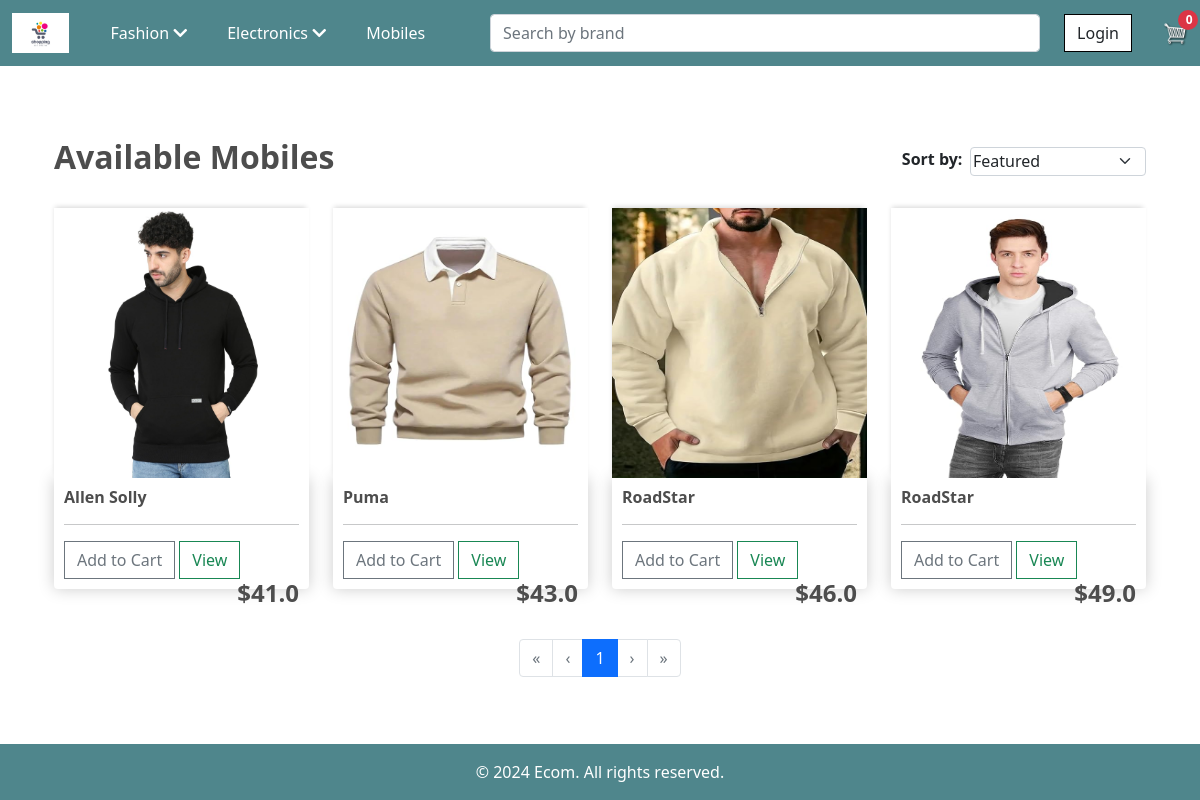
Screenshot of /hoodies/ with the database file from the repository.
### store/models.py (models this page shows, shortened)
class Product(models.Model):
    CATEGORY_CHOICES = (
        ('mobile', 'Mobiles'),
        ('m_shirts', 'MensShirts'),
        ('m_tshirt', 'MensTShirts'),
        ('m_jeans', 'MensJeans'),
        ('m_hoodies', 'MensHoodies'),
        ('m_shoes', 'MensShoes'),
        ('w_shirts', 'WomenShirts'),
        ('w_tshirt', 'WomenTShirts'),
        ('w_jeans', 'WomenJeans'),
        ('w_hoodies', 'WomenHoodies'),
        ('w_shoes', 'WomenShoes'),
        ('laptops', 'Laptop'),
        ('smartwatch', 'SmartWatch'),
        ('headphones', 'HeadPhones'),
        ('refrigerator', 'Refrigerator'),
        ('camera', 'Camera'),
    )
    name = models.CharField(max_length=200)
    price = models.FloatField()
    category = models.CharField(choices=CATEGORY_CHOICES, max_length=200, default='mobile')
    brand = models.CharField(max_length=100, null=True, blank=True)
    digital = models.BooleanField(default=False, null=True, blank=True)
    image = models.ImageField(null=True, blank=True)

### store/views.py (the view)
# urls.py: path('hoodies/', views.mhoodies, name='m_hoodies'),
def mhoodies(request):
    return render_products(request, 'm_hoodies', 'store/hoodies.html')

### store/utils.py (called while the page is built, shortened)
def cookie_cart(request):
    try:
        cart = json.loads(request.COOKIES.get('cart', '{}'))
    except json.JSONDecodeError:
        print('Failed to decode cart cookie.')
        cart = {}
    items = []
    order = {'get_cart_total': 0, 'get_cart_items': 0, 'shipping': False}
    cartItems = order['get_cart_items']
    return {'cartItems': cartItems, 'order': order, 'items': items}

def get_cart_data(request):
    if request.user.is_authenticated:
        user = request.user
        order, created = Order.objects.get_or_create(user=user, complete=False)
        items = order.orderitem_set.all()
        cartItems = order.get_cart_items
    else:
        cookieData = cookie_cart(request)
        cartItems = cookieData.get('cartItems', 0)
        order = cookieData.get('order', {'get_cart_total': 0, 'get_cart_items': 0, 'shipping': False})
        items = cookieData.get('items', [])
    has_items = cartItems > 0
    return {'cartItems': cartItems, 'order': order, 'items': items, 'has_items': has_items}

### store/templates/store/hoodies.html (shortened to what this page needs)
{% extends 'store/main.html' %}
{% load static %}
{% block content %}
<div class="container my-4">
    <div class="row mb-4 align-items-center">
        <div class="col-lg-6">
            <h2 class="fw-bold">Available Mobiles</h2>
        </div>
        <div class="col-lg-6 text-end">
            <form method="get" class="d-flex justify-content-end">
                <label for="sort" class="me-2 fw-bold">Sort by:</label>
                <select name="sort" id="sort" class="form-select w-auto custom-p" onchange="this.form.submit()">
                    <option value="" {% if not sort_by %}selected{% endif %}>Featured</option>
                </select>
            </form>
        </div>
    </div>
    <div class="row">
        {% for product in products %}
        <div class="col-lg-3">
            <img class="thumbnail" src="{{ product.image.url }}" alt="{{ product.name }}" style="max-width:100%;">
            <div class="box-element product mb-3">
                <h6><strong>{{ product.name }}</strong></h6>
                <hr>
                {% if user.is_authenticated %}
                <button
                        data-product="{{ product.id }}"
                        data-action="add"
                        class="btn btn-outline-secondary add-btn update-cart">
                    Add to Cart
                </button>
                {% else %}
                <a href="{% url 'login' %}" class="btn btn-outline-secondary">
                    Add to Cart
                </a>
                {% endif %}
                <a class="btn btn-outline-success" href="{% url 'views' pk=product.id %}">View</a>
                <h4 style="display: inline-block; float: right"><strong>${{ product.price }}</strong></h4>
            </div>
        </div>
        {% empty %}
        <p>No hoodies available at the moment.</p>
        {% endfor %}
    </div>
    <div class="pagination justify-content-center mt-4">
        <ul class="pagination">
            {% if products.has_previous %}
            <li class="page-item">
                <a class="page-link" href="?page=1" aria-label="First">
                    <span aria-hidden="true">&laquo;</span>
                </a>
            </li>
            <li class="page-item">
                <a class="page-link" href="?page={{ products.previous_page_number }}" aria-label="Previous">
                    <span aria-hidden="true">&lsaquo;</span>
                </a>
            </li>
            {% else %}
            <li class="page-item disabled">
                <a class="page-link" aria-disabled="true">&laquo;</a>
            </li>
            <li class="page-item disabled">
                <a class="page-link" aria-disabled="true">&lsaquo;</a>
            </li>
            {% endif %}
            {% for num in products.paginator.page_range %}
            {% if products.number == num %}
            <li class="page-item active"><a class="page-link">{{ num }}</a></li>
            {% elif num > products.number|add:'-3' and num < products.number|add:'3' %}
            <li class="page-item"><a class="page-link" href="?page={{ num }}">{{ num }}</a></li>
            {% elif num == 1 or num == products.paginator.num_pages %}
            <li class="page-item"><a class="page-link" href="?page={{ num }}">{{ num }}</a></li>
            {% elif num == products.number|add:'-4' or num == products.number|add:'4' %}
            <li class="page-item disabled"><a class="page-link">...</a></li>
            {% endif %}
            {% endfor %}
            {% if products.has_next %}
            <li class="page-item">
                <a class="page-link" href="?page={{ products.next_page_number }}" aria-label="Next">
                    <span aria-hidden="true">&rsaquo;</span>
                </a>
            </li>
            <li class="page-item">
                <a class="page-link" href="?page={{ products.paginator.num_pages }}" aria-label="Last">
                    <span aria-hidden="true">&raquo;</span>
                </a>
            </li>
            {% else %}
            <li class="page-item disabled">
                <a class="page-link" aria-disabled="true">&rsaquo;</a>
            </li>
            <li class="page-item disabled">
                <a class="page-link" aria-disabled="true">&raquo;</a>
            </li>
            {% endif %}
        </ul>
    </div>
</div>
{% endblock content %}

### static/css/main.css (style rules this page uses)
body { background-color: white; padding-top: 50px !important; padding-bottom: 50px !important; }
h1, h2, h3, h4, h5, h6 { color: hsl(0, 0%, 30%); }
.box-element { box-shadow: 0 0 16px hsl(0, 0%, 80%); background-color: #fff; border-radius: 4px; padding: 10px; }
.thumbnail { width: 100%; height: 270px; box-shadow: -1px -3px 5px -2px rgba(214, 214, 214, 1); }
.product { border-radius: 0 0 4px 4px; }
.btn { border-radius: 0; }

### store/templates/store/hoodies.html (style rules this page uses)
.custom-p { padding: .10rem 2.25rem .10rem .10rem !important; }

### rows the page displays
Product: image (picture), name "Allen Solly", price "41.0"
Product: image (picture), name "Puma", price "43.0"
Product: image (picture), name "RoadStar", price "46.0"
Product: image (picture), name "RoadStar", price "49.0"

### other values shown
{{ cartItems }} "0"
{{ num }} "1"
